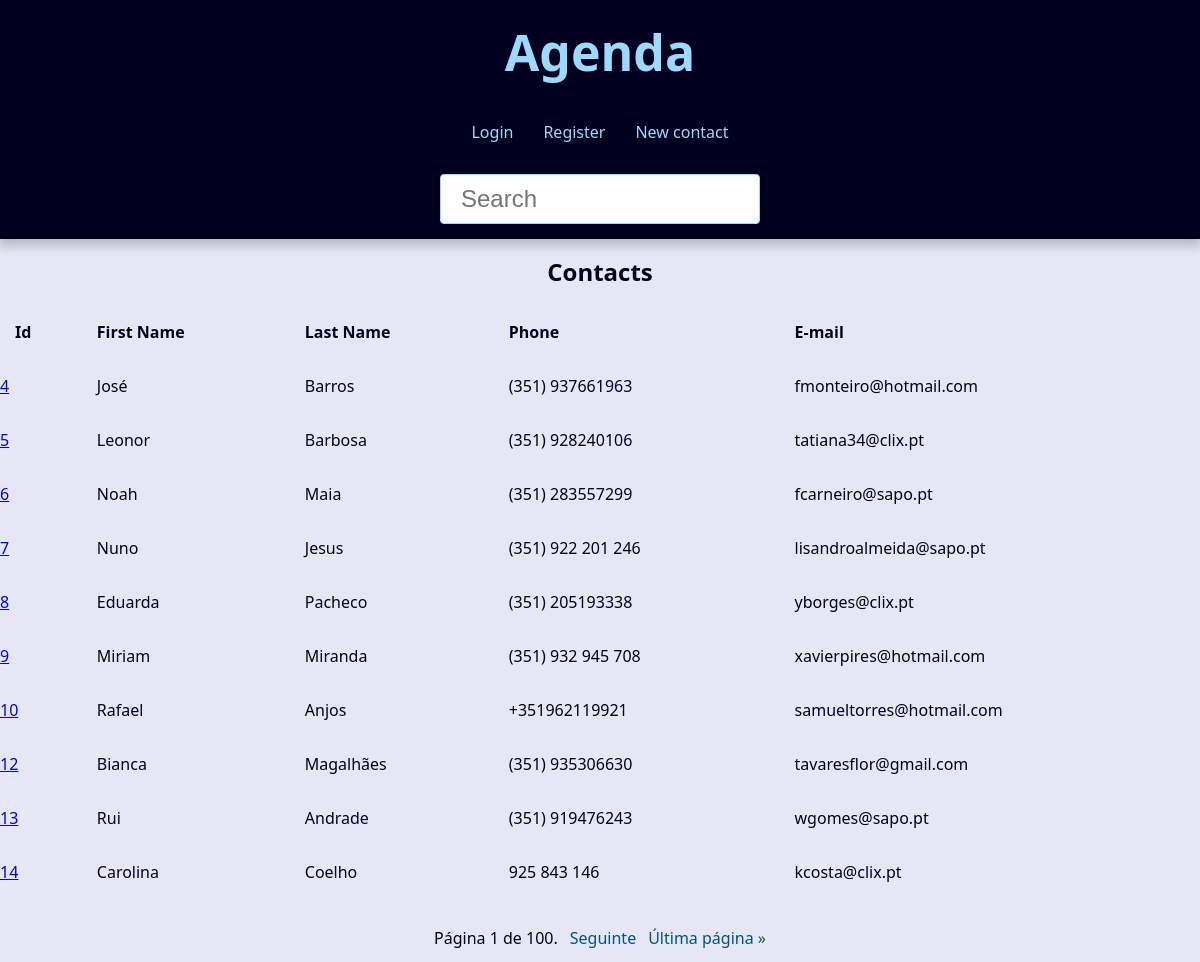
The page / on the database its author committed.
### contact/models.py (models this page shows, shortened)
class Contact(models.Model):
    first_name = models.CharField(max_length=20)
    last_name = models.CharField(max_length=20)
    phone = models.CharField(max_length=12)
    email = models.EmailField(max_length=100,blank=True)
    created_date = models.DateTimeField(default=timezone.now)
    description = models.TextField(blank=True)
    picture = models.ImageField(blank=True,upload_to='pictures/%Y/%m/')
    category = models.ForeignKey(Category, on_delete=models.SET_NULL, blank=True, null=True)
    owner = models.ForeignKey(User, on_delete=models.SET_NULL, blank=True, null=True)
    show = models.BooleanField(default=True)

### contact/views.py (the view)
# urls.py: path('', views.index, name="index"),
def index(request):
    c = Contact.objects.filter(show=True)
    paginator = Paginator(c, 10)  # Show 10 contacts per page.
    page_number = request.GET.get("page")
    page_obj = paginator.get_page(page_number)
    contexto = {
        "title": "Página Inicial",
        "page_obj": page_obj
        }
    return render (
        request,
        'contact/index.html',
        contexto
    )

### contact/templates/contact/index.html (shortened to what this page needs)
{% extends "global/base.html" %}
{% block content %}
{% if page_obj %}
<div class="responsive-table">
    <table class="contacts-table">
        <caption class="table-caption">Contacts</caption>
        <thead>
            <tr class="table-row table-row-header">
                <th class="table-header">Id</th>
                <th class="table-header">First Name</th>
                <th class="table-header">Last Name</th>
                <th class="table-header">Phone</th>
                <th class="table-header">E-mail</th>
            </tr>
        </thead>
        <tbody>
            {% for contact in page_obj %}
                <tr>
                    <td class="table-cell"><a href="{% url "contact:contact" contact.id %}">{{ contact.id }}</a></td>
                    <td class="table-cel">{{ contact.first_name }}</td>
                    <td class="table-cel">{{ contact.last_name}}</td>
                    <td class="table-cel">{{ contact.phone}}</td>
                    <td class="table-cel">{{ contact.email}}</td>
                </tr>
            {% endfor %}
        </tbody>
    </table>
</div>
{% else %}
    <h1 class="single-contact">Nenhum contato encontrado!</h1>
{% endif %}
{% endblock content %}

### base_templates/global/base.html (shortened to what this page needs)
{% load static %}
<!DOCTYPE html>
<html lang="en">
<head>
    <link rel="stylesheet" href="{% static 'global/css/style.css' %}">
</head>
<body>
    {% include "global/partials/header.html" %}
    <main>
        {% block content %}{% endblock content  %}
    </main>
    {% include "global/partials/paginacao.html" %}
</body>
</html>

### base_templates/global/partials/header.html
<header class="header">
    <h1 class="header-heading">
        <a href="{% url "contact:index" %}" class="header-link">
            Agenda
        </a>
    </h1>
    <nav class="menu">
        <ul class="menu-list">
            <li class="menu-item"><a href="" class="menu-link">Login</a></li>
            <li class="menu-item"><a href="{% url 'contact:register' %}" class="menu-link">Register</a></li>
            <li class="menu-item"><a href="{% url 'contact:create' %}" class="menu-link">New contact</a></li>
        </ul>
    </nav>
    <div class="search">
        <form action="{% url "contact:search" %}" method="GET">
            <input type="search" class="search-input" placeholder="Search" id="search" name="caixa_pesquisa" value="{{ request.GET.caixa_pesquisa }}">
        </form>
    </div>
</header>

### base_templates/global/partials/paginacao.html (shortened to what this page needs)
{% if page_obj %}
    <div class="pagination">
        <span class="step-links">
            <span class="current">
                Página {{ page_obj.number }} de {{ page_obj.paginator.num_pages }}.
            </span>
            {% if page_obj.has_next %}
                <a href="?page={{ page_obj.next_page_number }}&caixa_pesquisa={{ request.GET.caixa_pesquisa }}">Seguinte</a>
                <a href="?page={{ page_obj.paginator.num_pages }}&caixa_pesquisa={{ request.GET.caixa_pesquisa }}">Última página &raquo;</a>
            {% endif %}
        </span>
    </div>
{% endif %}

### base_static/global/css/style.css (style rules this page uses)
:root { --spacing: 1.5rem; --link-dark-color: rgb(0, 83, 134); --link-light-color: rgb(156, 217, 255); --clr-white: rgb(245, 245, 255); --clr-black: rgb(0, 0, 30); --clr-light-gray: rgb(230, 230, 245); --clr-dark-shadow-5: rgba(0, 0, 10, 5%); --clr-dark-shadow-10: rgba(0, 0, 10, 10%); --clr-dark-shadow-20: rgba(0, 0, 10, 20%); --clr-light-shadow-5: rgba(200, 200, 255, 5%); --clr-light-shadow-10: rgba(200, 200, 255, 10%); --clr-light-shadow-20: rgba(200, 200, 255, 20%); --main-page-width: 120rem; --table-min-width: 60rem; --biggest-font-size: 5rem; --bigger-font-size: 4rem; --big-font-size: 3.2rem; --medium-font-size: 2.4rem; --small-font-size: 1.6rem; --smaller-font-size: 1.4rem; --smallest-font-size: 1.2rem; --transition-fast: 300ms; --transition-medium: 600ms; --transition-slow: 1s; --default-border-radius: 4px; }
*, *::before, *::after { margin: 0; padding: 0; box-sizing: border-box; }
html { font-size: 62.5%; }
body { font-family: system-ui, -apple-system, BlinkMacSystemFont, 'Segoe UI', Roboto, Oxygen, Ubuntu, Cantarell, 'Open Sans', 'Helvetica Neue', sans-serif; line-height: 1.5; font-size: var(--small-font-size); color: var(--clr-black); -webkit-font-smoothing: antialiased; background: var(--clr-light-gray); }
.header { background: var(--clr-black); padding: var(--spacing); box-shadow: 0 5px 10px 2px var(--clr-dark-shadow-20); z-index: 1; position: relative; }
.header-heading { font-size: var(--biggest-font-size); text-align: center; }
.header-link { color: var(--link-light-color); text-decoration: none; transition: filter var(--transition-fast) ease-in-out; }
.menu { margin: var(--spacing); }
.menu-list { list-style: none; display: flex; justify-content: center; flex-flow: row wrap; }
.menu-link { display: block; padding: var(--spacing); color: var(--link-light-color); text-decoration: none; transition: background-color var(--transition-fast) ease-in-out; border-radius: var(--default-border-radius); }
.responsive-table { width: 100%; overflow-x: auto; }
.contacts-table { width: 100%; min-width: var(--table-min-width); border-collapse: collapse; }
.table-caption { font-size: var(--medium-font-size); font-weight: bold; padding: var(--spacing); }
.table-row { text-align: left; text-overflow: ellipsis; transition: background-color var(--transition-fast) ease-in-out; }
.table-row-header { background: var(--clr-light-gray); color: var(--clr-black); }
.table-cel, .table-header { padding: var(--spacing); }
.pagination { margin-top: var(--spacing); display: flex; justify-content: center; padding: calc(var(--spacing) * 0.8); font-size: var(--small-font-size); }
.pagination .step-links { display: flex; gap: calc(var(--spacing) * 0.8); }
.pagination .step-links a { color: var(--link-dark-color); transition: color var(--transition-fast) ease-in-out; text-decoration: none; display: block; }
.search { display: flex; justify-content: center; }
.search-input { font-size: var(--medium-font-size); padding: 1rem 2rem; width: 100%; max-width: 32rem; border-radius: var(--default-border-radius); border: 1px solid var(--link-light-color); }

### rows shown on the page
Contact: id "4", first_name "José", last_name "Barros", phone "(351) 937661963", email "fmonteiro@hotmail.com"
Contact: id "5", first_name "Leonor", last_name "Barbosa", phone "(351) 928240106", email "tatiana34@clix.pt"
Contact: id "6", first_name "Noah", last_name "Maia", phone "(351) 283557299", email "fcarneiro@sapo.pt"
Contact: id "7", first_name "Nuno", last_name "Jesus", phone "(351) 922 201 246", email "lisandroalmeida@sapo.pt"
Contact: id "8", first_name "Eduarda", last_name "Pacheco", phone "(351) 205193338", email "yborges@clix.pt"
Contact: id "9", first_name "Miriam", last_name "Miranda", phone "(351) 932 945 708", email "xavierpires@hotmail.com"
Contact: id "10", first_name "Rafael", last_name "Anjos", phone "+351962119921", email "samueltorres@hotmail.com"
Contact: id "12", first_name "Bianca", last_name "Magalhães", phone "(351) 935306630", email "tavaresflor@gmail.com"
Contact: id "13", first_name "Rui", last_name "Andrade", phone "(351) 919476243", email "wgomes@sapo.pt"
Contact: id "14", first_name "Carolina", last_name "Coelho", phone "925 843 146", email "kcosta@clix.pt"

### other values the page prints
{{ page_obj.number }} "1"
{{ page_obj.paginator.num_pages }} "100"
